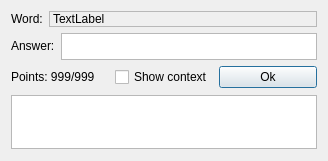
<?xml version="1.0" encoding="UTF-8"?>
<ui version="4.0">
 <class>testDialog</class>
 <widget class="QDialog" name="testDialog">
  <property name="geometry">
   <rect>
    <x>0</x>
    <y>0</y>
    <width>387</width>
    <height>180</height>
   </rect>
  </property>
  <property name="sizePolicy">
   <sizepolicy hsizetype="Fixed" vsizetype="Fixed">
    <horstretch>0</horstretch>
    <verstretch>0</verstretch>
   </sizepolicy>
  </property>
  <property name="minimumSize">
   <size>
    <width>387</width>
    <height>0</height>
   </size>
  </property>
  <property name="maximumSize">
   <size>
    <width>10000</width>
    <height>10000</height>
   </size>
  </property>
  <property name="windowTitle">
   <string>Test</string>
  </property>
  <layout class="QVBoxLayout" name="verticalLayout_2">
   <property name="sizeConstraint">
    <enum>QLayout::SetFixedSize</enum>
   </property>
   <item>
    <layout class="QVBoxLayout" name="verticalLayout">
     <item>
      <layout class="QHBoxLayout" name="horizontalLayout_2">
       <item>
        <widget class="QLabel" name="label">
         <property name="sizePolicy">
          <sizepolicy hsizetype="Fixed" vsizetype="Fixed">
           <horstretch>0</horstretch>
           <verstretch>0</verstretch>
          </sizepolicy>
         </property>
         <property name="text">
          <string>Word:</string>
         </property>
        </widget>
       </item>
       <item>
        <widget class="QLabel" name="wordLabel">
         <property name="sizePolicy">
          <sizepolicy hsizetype="Expanding" vsizetype="Preferred">
           <horstretch>0</horstretch>
           <verstretch>0</verstretch>
          </sizepolicy>
         </property>
         <property name="frameShape">
          <enum>QFrame::StyledPanel</enum>
         </property>
         <property name="text">
          <string>TextLabel</string>
         </property>
         <property name="scaledContents">
          <bool>true</bool>
         </property>
        </widget>
       </item>
      </layout>
     </item>
     <item>
      <layout class="QHBoxLayout" name="horizontalLayout">
       <item>
        <widget class="QLabel" name="label_3">
         <property name="sizePolicy">
          <sizepolicy hsizetype="Fixed" vsizetype="Fixed">
           <horstretch>0</horstretch>
           <verstretch>0</verstretch>
          </sizepolicy>
         </property>
         <property name="text">
          <string>Answer:</string>
         </property>
        </widget>
       </item>
       <item>
        <widget class="HtmlLineEdit" name="answerLineEdit">
         <property name="sizePolicy">
          <sizepolicy hsizetype="Preferred" vsizetype="Expanding">
           <horstretch>0</horstretch>
           <verstretch>0</verstretch>
          </sizepolicy>
         </property>
         <property name="minimumSize">
          <size>
           <width>0</width>
           <height>27</height>
          </size>
         </property>
         <property name="maximumSize">
          <size>
           <width>16777215</width>
           <height>27</height>
          </size>
         </property>
         <property name="verticalScrollBarPolicy">
          <enum>Qt::ScrollBarAlwaysOff</enum>
         </property>
         <property name="horizontalScrollBarPolicy">
          <enum>Qt::ScrollBarAlwaysOff</enum>
         </property>
        </widget>
       </item>
      </layout>
     </item>
     <item>
      <layout class="QHBoxLayout" name="horizontalLayout_3">
       <item>
        <widget class="QLabel" name="pointsLabel">
         <property name="text">
          <string>Points: 999/999</string>
         </property>
        </widget>
       </item>
       <item>
        <widget class="QCheckBox" name="showContextCheckBox">
         <property name="text">
          <string>Show context</string>
         </property>
        </widget>
       </item>
       <item>
        <widget class="QPushButton" name="okButton">
         <property name="text">
          <string>Ok</string>
         </property>
        </widget>
       </item>
      </layout>
     </item>
    </layout>
   </item>
   <item>
    <widget class="QFrame" name="contextFrame">
     <property name="sizePolicy">
      <sizepolicy hsizetype="Expanding" vsizetype="Preferred">
       <horstretch>0</horstretch>
       <verstretch>0</verstretch>
      </sizepolicy>
     </property>
     <property name="minimumSize">
      <size>
       <width>0</width>
       <height>56</height>
      </size>
     </property>
     <property name="maximumSize">
      <size>
       <width>16777215</width>
       <height>56</height>
      </size>
     </property>
     <property name="frameShape">
      <enum>QFrame::NoFrame</enum>
     </property>
     <property name="frameShadow">
      <enum>QFrame::Plain</enum>
     </property>
     <layout class="QHBoxLayout" name="horizontalLayout_4">
      <property name="margin">
       <number>0</number>
      </property>
      <item>
       <widget class="QTextEdit" name="contextLineEdit">
        <property name="sizePolicy">
         <sizepolicy hsizetype="Minimum" vsizetype="Expanding">
          <horstretch>0</horstretch>
          <verstretch>0</verstretch>
         </sizepolicy>
        </property>
        <property name="minimumSize">
         <size>
          <width>0</width>
          <height>54</height>
         </size>
        </property>
        <property name="maximumSize">
         <size>
          <width>16777215</width>
          <height>54</height>
         </size>
        </property>
        <property name="contextMenuPolicy">
         <enum>Qt::NoContextMenu</enum>
        </property>
        <property name="acceptDrops">
         <bool>false</bool>
        </property>
        <property name="horizontalScrollBarPolicy">
         <enum>Qt::ScrollBarAlwaysOff</enum>
        </property>
        <property name="undoRedoEnabled">
         <bool>false</bool>
        </property>
        <property name="readOnly">
         <bool>true</bool>
        </property>
       </widget>
      </item>
     </layout>
    </widget>
   </item>
  </layout>
 </widget>
 <customwidgets>
  <customwidget>
   <class>HtmlLineEdit</class>
   <extends>QTextEdit</extends>
   <header>HtmlLineEdit.h</header>
  </customwidget>
 </customwidgets>
 <resources/>
 <connections/>
</ui>
